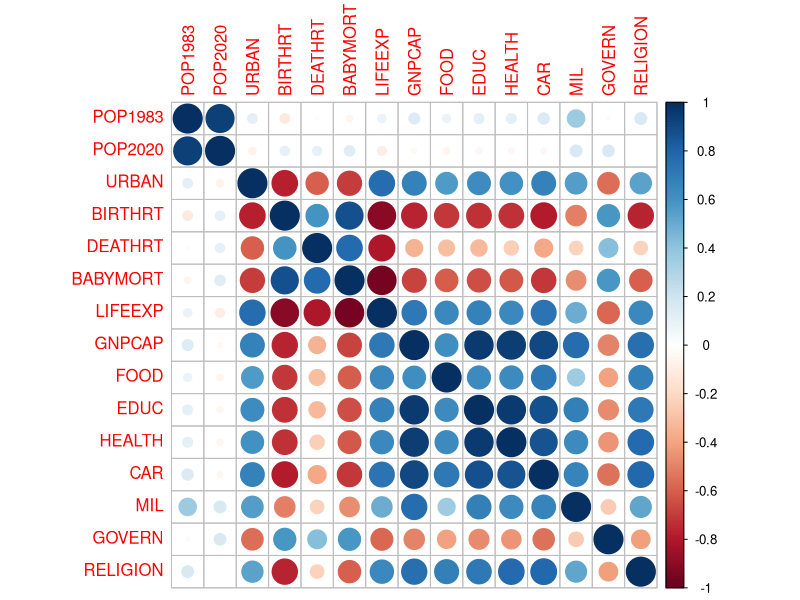
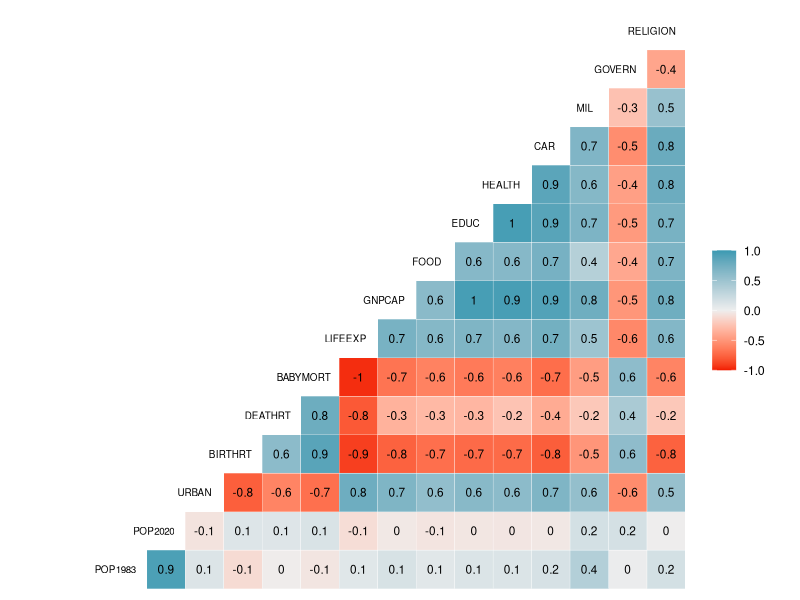

Write the R code that produced these figures, in order. (Note: this script raises an error after producing the figures.)
########################################################################
###### 1_WSL_METHODENUEBERSICHT.R
###### Lösungsvorschläge zu Workshops
########################################################################


########################################################################
###### Vorbereitungen
########################################################################

setwd("C:/PRJ/BFH/2017_CAS_BGD/3_DATA")
options(digits=6, width = 72)
rm(list=ls())


########################################################################
###### 1 Einführung
########################################################################



########################################################################
###### 2 Daten Laden und erste Sichtung
########################################################################



########################################################################
###### 3 Univariate Methoden mit metrischen Variablen
########################################################################



########################################################################
###### 4 Univariate Methoden mit kategorialen Variablen
########################################################################

rm(list=ls())

WORLD_DF <- read.csv("WORLD.CSV")
attach(WORLD_DF)

table(GOVERN_S, GOVERN)
subset(WORLD_DF, GOVERN == 5, select = c(COUNTRY, GOVERN, GOVERN_S))
subset(WORLD_DF, GOVERN == 6, select = c(COUNTRY, GOVERN, GOVERN_S))

table(RELIGION_S, RELIGION)
subset(WORLD_DF, RELIGION == 3, select = c(COUNTRY, RELIGION, RELIGION_S))
subset(WORLD_DF, RELIGION == 8, select = c(COUNTRY, RELIGION, RELIGION_S))

subset(WORLD_DF, RELIGION == 2, select = c(COUNTRY, RELIGION, RELIGION_S))
subset(WORLD_DF, RELIGION == 7, select = c(COUNTRY, RELIGION, RELIGION_S))

detach(WORLD_DF)



########################################################################
###### 5 Bivariate Methoden (metrische Variablen)
########################################################################

rm(list=ls())

## Lesen des Datasets in einen data frame
WORLD_DF <- read.csv("WORLD.CSV")

## entfernen aller Zeilen mit NAs
WORLD_DF <- na.omit(WORLD_DF)

## entfernen aller nicht numerischer Variablen 
## sowie ID, welche als Label auch nicht verwendet werden sollte
WORLD_DF <- WORLD_DF[,c(-1, -2, -17, -19)]

## Korrelationsmatrix erstellen und ausgeben
WORLD_COR <- cor(WORLD_DF)
WORLD_COR
## oops, das ist etwas unübersichtlich..
## daher
library(corrplot)
corrplot(cor(WORLD_DF))
## immer noch suboptimal
## Beispielcode aus 2_METHODENUEBERSICHT.R, angepasst
library(GGally)
ggcorr(WORLD_DF, 
       label = TRUE, 
       label_size = 3,
       hjust = 0.8, 
       size = 2.5, 
       color = "black", 
       layout.exp = 2,
       low="#F21A00",
       mid="#EEEEEE",
       high="#3B9AB2")



########################################################################
###### 6 Multivariate Methoden ohne Target
########################################################################

rm(list=ls())

## Dataset lesen
WORLD_DF <- read.csv("WORLD.CSV")

## Ländername als Rowname definieren
row.names(WORLD_DF) <- WORLD_DF[,2]

## nicht numerische Variablen entfernen
WORLD_DF <- WORLD_DF[,c(-1, -2, -17, -19)]

## Zeilen mit Missing Values entfernen
WORLD_DF <- na.omit(WORLD_DF)

## alle Variablen standardisieren
WORLD_DF <- scale(WORLD_DF)

## Kombinierte Clusteranalyse und PCA
WORLD_PAM <- pam(WORLD_DF[,-1], 5)

## Visualisieren
fviz_cluster(WORLD_PAM)



########################################################################
###### 7 Multivariate Methoden mit Target (Klassifikation)
########################################################################



########################################################################
###### 8 Assoziationsanalyse
########################################################################

rm(list=ls())

TAO <- read.transactions("LEBENSMITTEL_TR.CSV", sep=",")
summary(TAO)
itemFrequencyPlot(TAO, topN=5, type="absolute")
RULES <- apriori(TAO,
                 parameter = list(
                   supp=0.001,
                   conf=0.5,
                   target="rules"))

inspect(head(sort(RULES , by="lift")))
plot(RULES,method="graph")
plot(RULES, method="graph",interactive=TRUE,shading=NA)

## Regeln mit ROLLS.BUNS und SODA
TESTSET <- as.vector(c("ROLLS.BUNS","SODA"))
RULES_MATCH_LHS <- subset(RULES, subset=lhs %ain% TESTSET)
inspect(RULES_MATCH_LHS)

